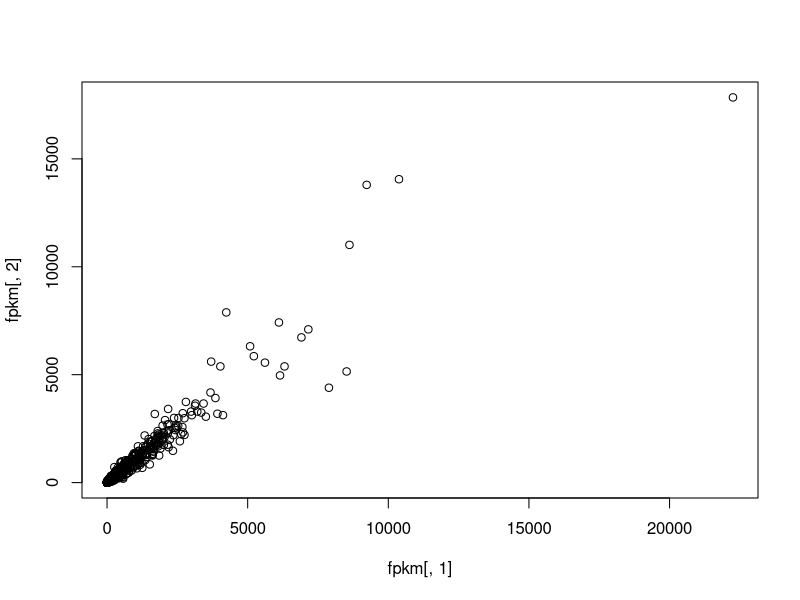
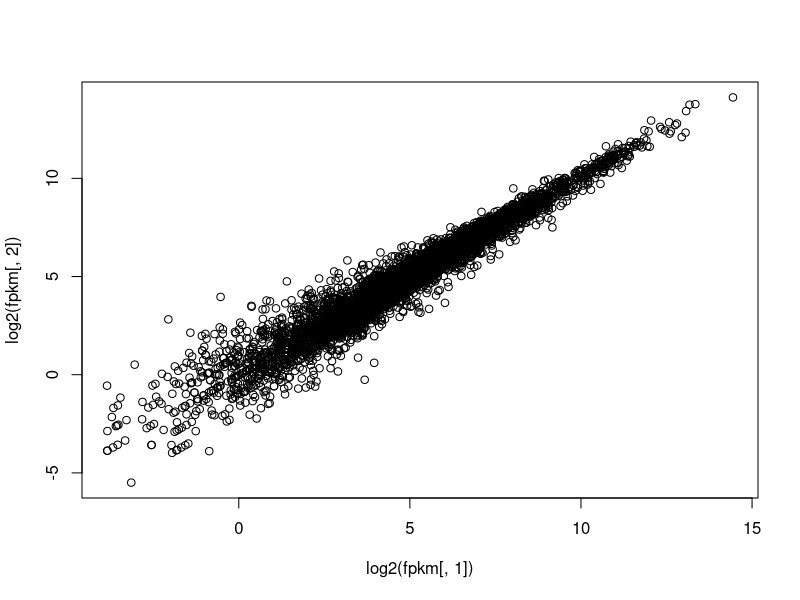
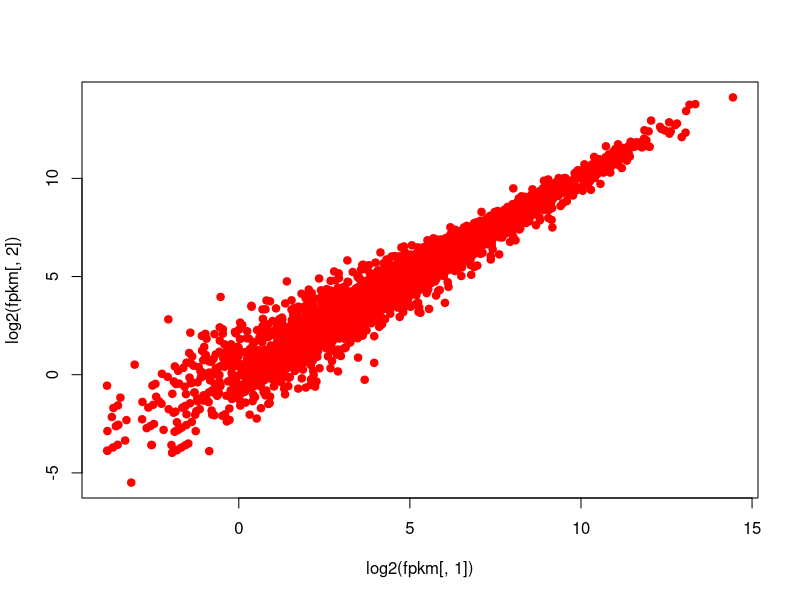
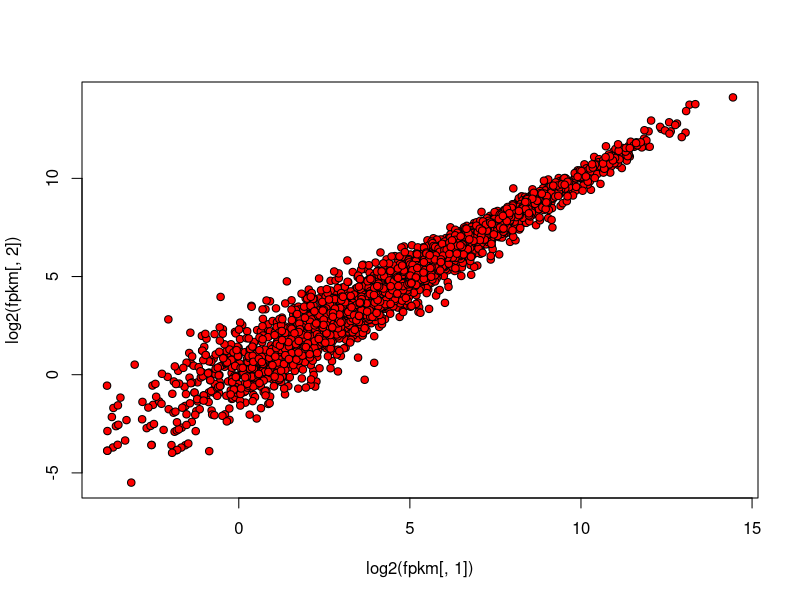
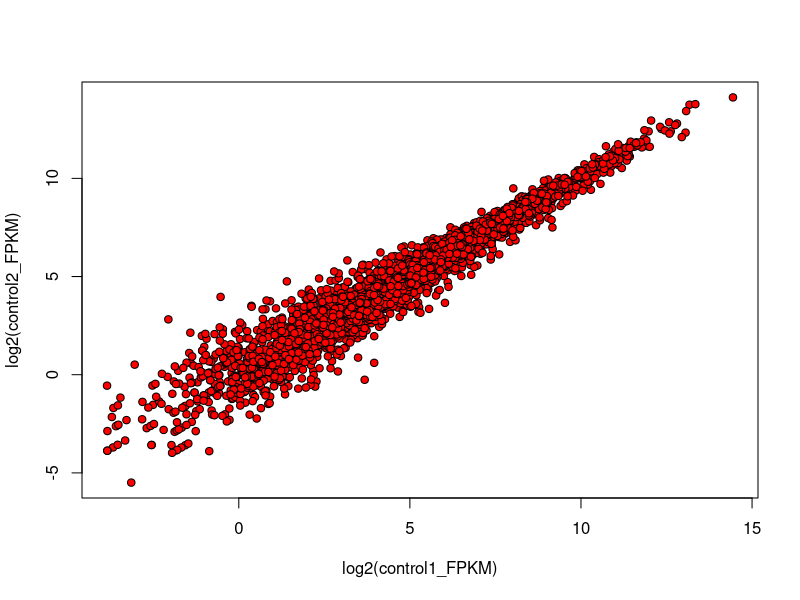
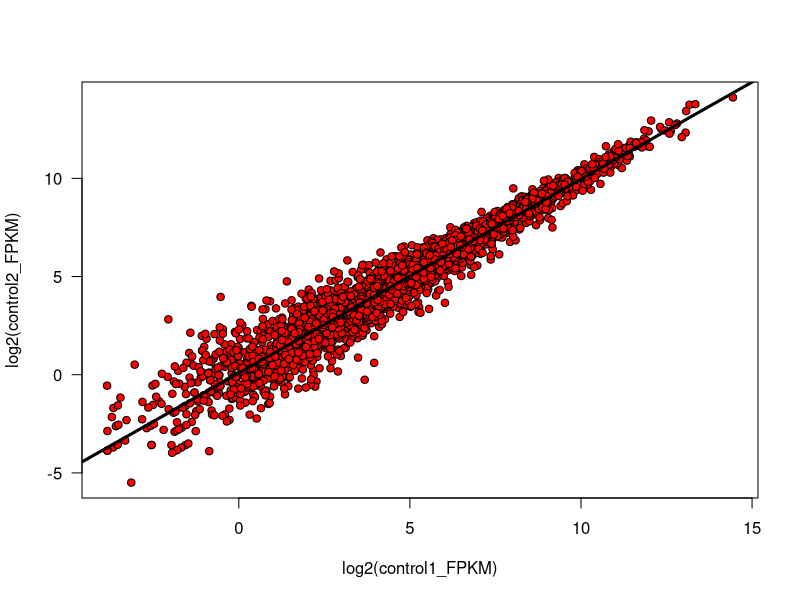
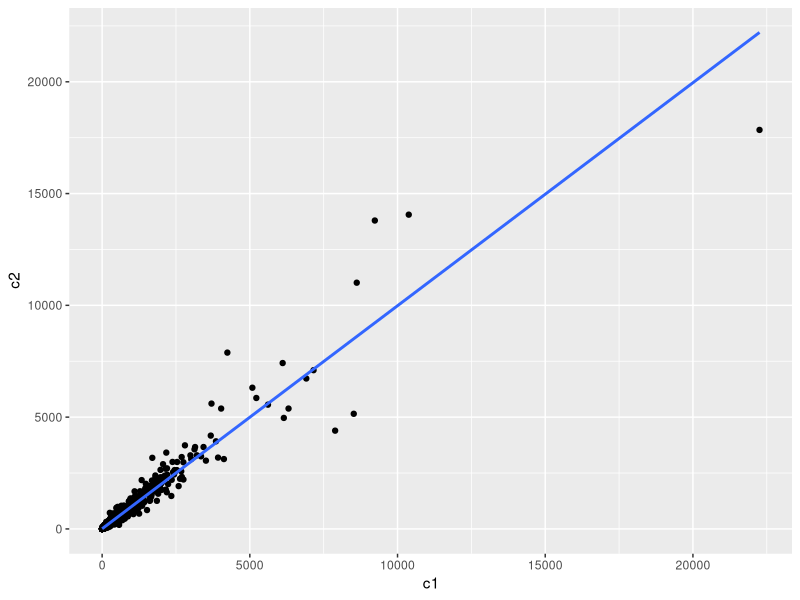
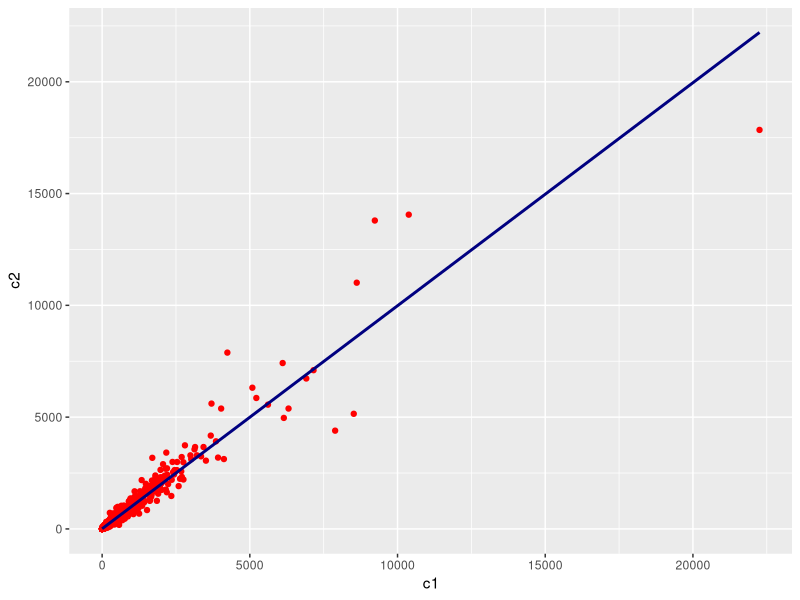

Recreate these plots in R, in order.
## ---- chunk 1
setwd('~/Documents/work/paper_write/genome_training/R_training/')
df <- read.table('vehicle_drug_feature_counts.txt',
                 header = T, sep = '\t', row.names = 1)
## ---- chunk 2
dfReads <- df[,6:9]
fpkm    <- apply(dfReads, 2, 
                 function(x){x/df$Length *10^9/sum(x)})
##change the col name
colnames(fpkm) <- c('c1','c2','t1','t2')
##save the data
write.table(fpkm, file = 'vehicle_drug_feature_counts.fpkm.txt',
            row.names = T, col.names = T, sep = '\t',
            quote = F)
## ---- chunk 3
plot(fpkm[,1],fpkm[,2])
## change to log2
plot(log2(fpkm[,1]), log2(fpkm[,2]))
## change the points color 
plot(log2(fpkm[,1]), log2(fpkm[,2]),
     col = 'red', pch = 19)
plot(log2(fpkm[,1]), log2(fpkm[,2]),
     bg = 'red', pch = 21)
## change the lable
plot(log2(fpkm[,1]), log2(fpkm[,2]),
     bg = 'red', pch = 21,
     xlab = 'log2(control1_FPKM)',
     ylab = 'log2(control2_FPKM)')
## change the direction of the number at y-axis
plot(log2(fpkm[,1]), log2(fpkm[,2]),
     bg = 'red', pch = 21,
     xlab = 'log2(control1_FPKM)',
     ylab = 'log2(control2_FPKM)', las = 1)
##add regression line
id <- which(is.finite(log2(fpkm[,2])) & is.finite(log2(fpkm[,1])) )
nrow(fpkm)
length(id)
abline(lm(log2(fpkm[id,2]) ~ log2(fpkm[id,1])))
## change the width of the line 
abline(lm(log2(fpkm[id,2]) ~ log2(fpkm[id,1])),
       col = 'black', lwd = 3)
## ---- chunk 4
library(ggplot2)
fpkm_c <- data.frame(c1 = as.numeric( fpkm[,1] ),
                     c2 = as.numeric( fpkm[,2] ) )
ggplot(fpkm_c, aes(x = c1, y = c2)) +
  geom_point() +
  geom_smooth(method = lm, se = F)

## with other color 
ggplot(fpkm_c, aes(x = c1, y = c2)) +
  geom_point(col = 'red') +
  geom_smooth(method = lm, se = F, col = 'navy')
## ---- chunk 5
ggplot(log2(fpkm_c), aes(x = c1, y = c2)) +
  geom_point() +
  geom_density_2d()
